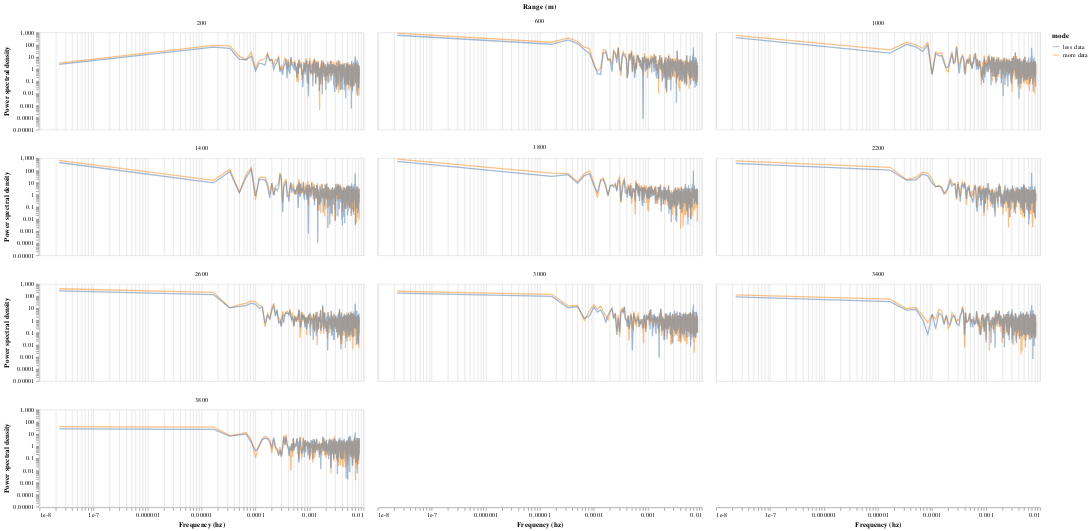

Here is the notebook cell this chart was saved with:
### Code cell
alt.Chart(power_spectrum_df).mark_line(opacity=0.5).encode(
    alt.X('freqs:Q', scale=alt.Scale(type='log'), title='Frequency (hz)'),
    alt.Y('pgram:Q', scale=alt.Scale(type='log'), title='Power spectral density', axis=alt.Axis(grid=False)),
    alt.Color('mode'),
    alt.Facet('range_group:O', columns=3, title='Range (m)')
).properties(height=150, width=500)

### Figure 1 — Vega-Lite specification as saved in the notebook (floating-point values rounded to 4 significant figures; data arrays with more than 128 entries replaced by an {"elided": "..."} marker saying what was removed)
{"config": {"view": {"continuousWidth": 400, "continuousHeight": 300}}, "data": {"name": "data-bc19a09c0827697209edc326e4a75a13"}, "mark": {"type": "line", "opacity": 0.5}, "encoding": {"color": {"field": "mode", "type": "nominal"}, "facet": {"columns": 3, "field": "range_group", "title": "Range (m)", "type": "ordinal"}, "x": {"field": "freqs", "scale": {"type": "log"}, "title": "Frequency (hz)", "type": "quantitative"}, "y": {"axis": {"grid": false}, "field": "pgram", "scale": {"type": "log"}, "title": "Power spectral density", "type": "quantitative"}}, "height": 150, "width": 500, "$schema": "https://vega.github.io/schema/vega-lite/v4.17.0.json", "datasets": {"data-bc19a09c0827697209edc326e4a75a13": {"elided": "10000 records"}}}
